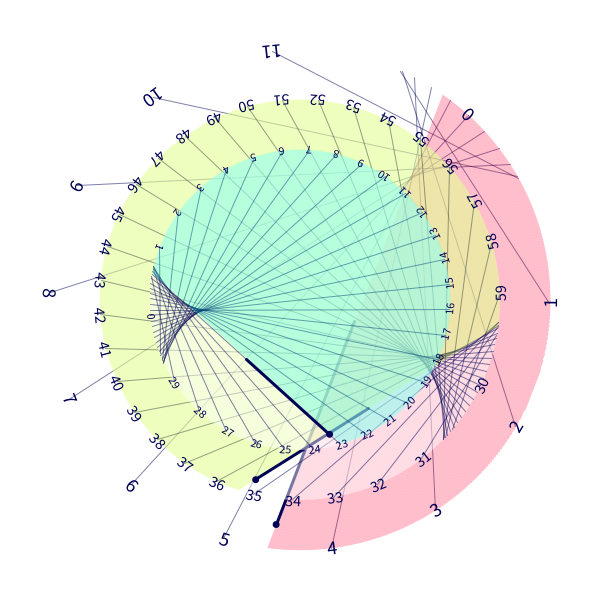
Frame 1 (no input)
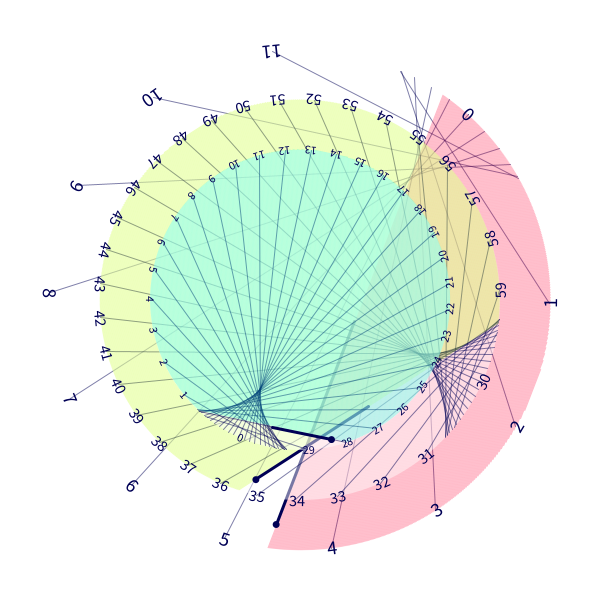
Frame 60 (the mouse pressed at the canvas centre just before this capture)
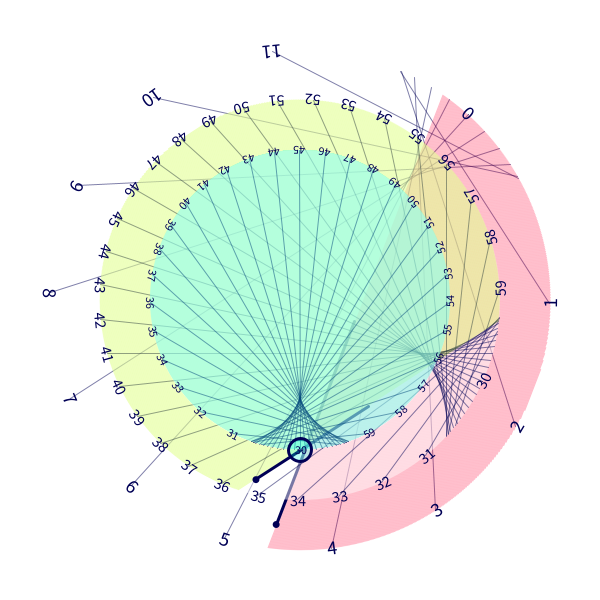
Frame 120 (the mouse held since frame 60 and released just before this capture)

The Processing sketch that drew these frames (run headless with seeded random() and noise(); from frame 60 on, the mouse is pressed at the canvas centre):

// Processing sketch: processing_141732
// ── processing_141732.pde

Cronograph hours = new Cronograph(24, 500, 0x77ffffff, 0x44ff0033, 0xff000055, true, true);
Cronograph minutes = new Cronograph(60, 400, 0x77ffffff, 0x44bbff00, 0xff000055, true, true);
Cronograph seconds = new Cronograph(60, 300, 0x77ffffff, 0x4400ffdd, 0xff000055, true, true);

void setup() {
  size(600, 600);
}

void draw() {
  background(255);
  float sec = second();
  float min = minute() + sec/60;
  float h = hour() + min/60;
  hours.display(h, width/2, height/2);
  minutes.display(min, width/2, height/2);
  seconds.display(sec, width/2, height/2);
}

void chordArc(float pos_x, float pos_y, float diameter, float arc_height) {
  pushMatrix();
  float radius = diameter/2;
  translate(pos_x, pos_y);
  
  for (int i = 0; i < arc_height; i++) {
    float y = radius-i;
    float x = sqrt(abs(radius * radius - y * y));
    rect(-x, y, 2*x, 1);
  }
  popMatrix();
}
class Cronograph {
  int range, diameter,  back_alpha, fore_alpha;
  color back_col, fore_col, line_col;
  float half_range;
  float radius;
  float position;
  boolean with_numbers;
  boolean half_way;
  Cronograph(int range, int diameter, color back_col, color fore_col, color line_col, boolean with_numbers, boolean half_way) {
    this.range = range;
    this.diameter = diameter;
    this.back_col = back_col;
    this.line_col = line_col;
    this.fore_col = fore_col;
    this.back_alpha = back_alpha;
    this.fore_alpha = fore_alpha;
    this.with_numbers = with_numbers;
    this.half_way = half_way;
  }

  void display(float position, int pos_x, int pos_y) {
    half_range = range/2;
    radius = diameter/2;
    this.position = position;

    pushMatrix();

    translate(pos_x, pos_y);
    rotate(-TWO_PI/half_range * position);
    //rotate(-TWO_PI/range * position);

    draw_back();
    
    pushMatrix();
    rotate(TWO_PI/range * position);

    draw_fill();
    popMatrix();

    if (with_numbers) draw_numbers();

    popMatrix();
  }

  void draw_back() {
    fill(back_col);
    noStroke();
    ellipse(0, 0, diameter, diameter);

    strokeWeight(1);
    stroke((line_col & 0xffffff) | ((line_col >> 1) & 0x7f000000));


    pushMatrix();

    for (int i = 0; i < half_range; i++) {
      float y = radius - (diameter/half_range * i);
      float x = sqrt(radius*radius - y*y);

      line(-x, y, x, y);

      rotate(PI/half_range);
    }

    popMatrix();
  }

  void draw_fill() {
    float y = radius - ((half_range - abs(half_range - position)) * diameter/half_range);
    float x = sqrt(abs(radius * radius - y * y))- radius*0.1;
    if (x < 0) x = 0;
    float angle = acos(y/radius);

    fill(fore_col);
    noStroke();

    //arc(0, 0, diameter, diameter, HALF_PI-angle, HALF_PI+angle);
    chordArc(0, 0, diameter, radius-y);

    stroke(line_col);
    strokeWeight(3);

    
    if (position > half_range) x = -x;
    
    if (position % half_range > 0) {
    //line(-x, y, 0, 0);
    line(-x, y, 0, y);
    fill(line_col);
    noStroke();
    ellipse(-x, y, 7, 7);
    } else {
      ellipse(0, y, radius*0.15, radius*0.15);
    }
  }

  void draw_numbers() {
    fill(line_col);
    noStroke();
    textAlign(CENTER, CENTER);
    textSize(radius*0.08);

    pushMatrix();

    for (int i = 0; i < half_range; i++) {
      float y = radius - (diameter/half_range * i);
      float x = sqrt(radius*radius - y*y);
      float angle = acos(y/radius);


      pushMatrix();
      translate(-x, y);
      rotate(angle);
      if (position < half_range || !half_way) text(i, 0, 0);
      else text(int(i+half_range), 0, 0);
      popMatrix();

      rotate(PI/half_range);
    }

    popMatrix();
  }
}
